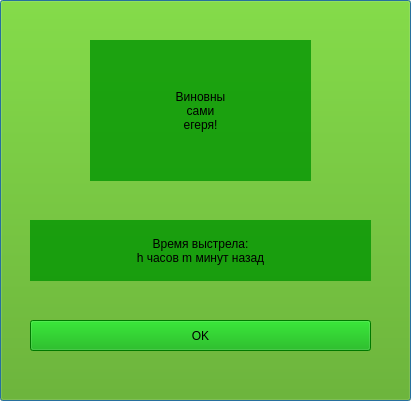
<?xml version="1.0" encoding="UTF-8"?>
<ui version="4.0">
 <class>Dialog</class>
 <widget class="QDialog" name="Dialog">
  <property name="geometry">
   <rect>
    <x>0</x>
    <y>0</y>
    <width>411</width>
    <height>401</height>
   </rect>
  </property>
  <property name="windowTitle">
   <string>Dialog</string>
  </property>
  <property name="styleSheet">
   <string notr="true"/>
  </property>
  <widget class="QWidget" name="centralWidget" native="true">
   <property name="geometry">
    <rect>
     <x>0</x>
     <y>0</y>
     <width>421</width>
     <height>401</height>
    </rect>
   </property>
   <property name="styleSheet">
    <string notr="true">#centralWidget {
	background: center url(:/gamekeeper.jpg) 50% 50%;
}</string>
   </property>
   <widget class="QPushButton" name="pushButton">
    <property name="geometry">
     <rect>
      <x>0</x>
      <y>0</y>
      <width>411</width>
      <height>401</height>
     </rect>
    </property>
    <property name="styleSheet">
     <string notr="true">background-color: rgba(85, 170, 0, 64);</string>
    </property>
    <property name="text">
     <string/>
    </property>
   </widget>
   <widget class="QLabel" name="poachers_label_3">
    <property name="geometry">
     <rect>
      <x>90</x>
      <y>40</y>
      <width>221</width>
      <height>141</height>
     </rect>
    </property>
    <property name="styleSheet">
     <string notr="true">font: 20pt &quot;Comfortaa&quot;;
background-color: rgba(0, 148, 0, 200);
color: black;</string>
    </property>
    <property name="text">
     <string>Виновны
сами
егеря!</string>
    </property>
    <property name="scaledContents">
     <bool>false</bool>
    </property>
    <property name="alignment">
     <set>Qt::AlignCenter</set>
    </property>
   </widget>
   <widget class="QLabel" name="shoot_time_label_3">
    <property name="geometry">
     <rect>
      <x>30</x>
      <y>220</y>
      <width>341</width>
      <height>61</height>
     </rect>
    </property>
    <property name="styleSheet">
     <string notr="true">font: 14pt &quot;Comfortaa&quot;;
color: black;
background-color: rgba(0, 148, 0, 200);</string>
    </property>
    <property name="text">
     <string>Время выстрела:
h часов m минут назад</string>
    </property>
    <property name="alignment">
     <set>Qt::AlignCenter</set>
    </property>
   </widget>
   <widget class="QPushButton" name="button_ok">
    <property name="geometry">
     <rect>
      <x>30</x>
      <y>320</y>
      <width>341</width>
      <height>31</height>
     </rect>
    </property>
    <property name="styleSheet">
     <string notr="true">font: 14pt &quot;Comfortaa&quot;;
background-color: rgb(0, 170, 0);</string>
    </property>
    <property name="text">
     <string>OK</string>
    </property>
   </widget>
  </widget>
 </widget>
 <resources>
  <include location="../resources/resources.qrc"/>
 </resources>
 <connections/>
</ui>
